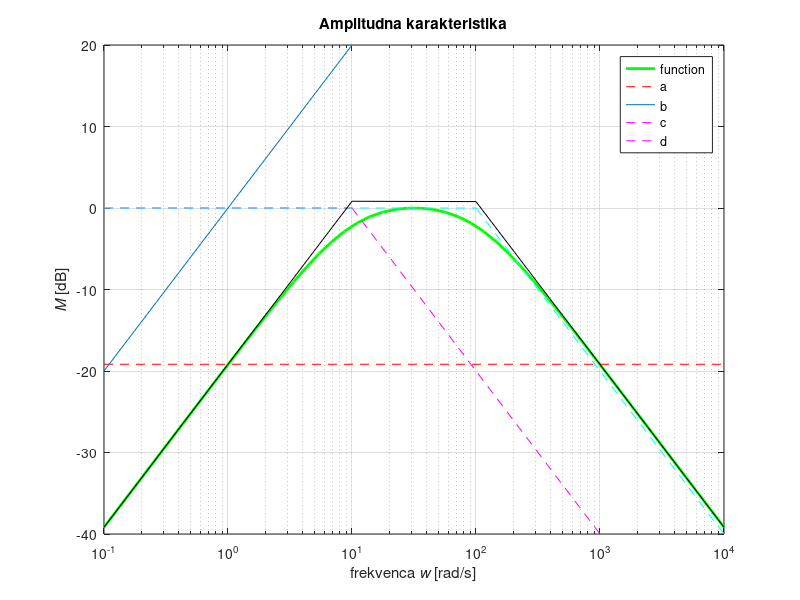
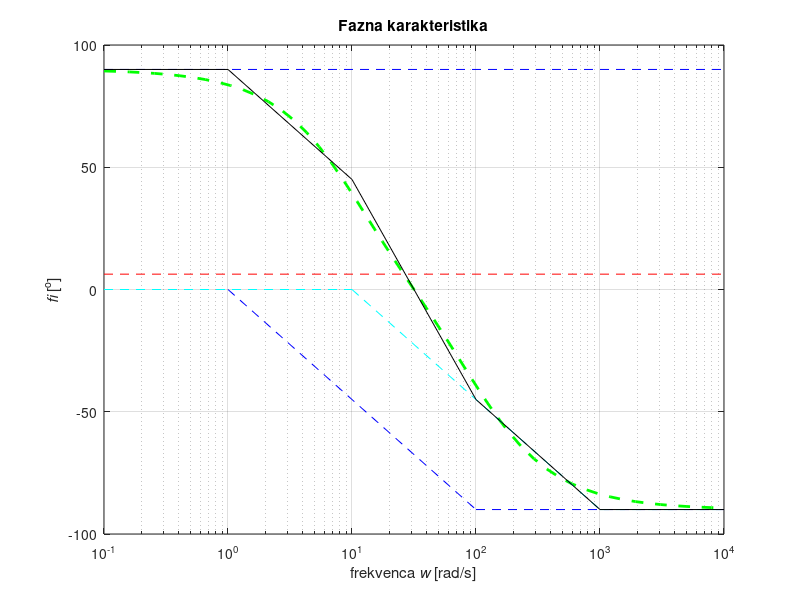

Write MATLAB code to recreate these figures, in order.
#primer z knjige Signali in Sistemi
#Primer 6.7, stran: 256!
#            110s
# H(s) = ------------------- 
#          s^2 + 110*s + 1000
 
close all; clear all; clc;
#BODE  2 order
#Nastavitve 
  %w od kje do kje risat
  w = logspace(-1,4);
  r_zac = 1e-1;
  r_kon = 1e4; 
  mag_low = -40;
  mag_high = 20;
  #zapisemo ulomek
  num = [110 0];
  den = [1 110 1000];
#naredimo system matriko
sys = tf(num, den);
#pretvori v bode
[mag, phase] = bode(sys, w);
dbmag = 20*log10(mag);

#apsimthote
a = 0.11;
b = 1;
c = 10;
d = 100;

 poli = [r_zac, 1,  10, 100, r_kon]
#Oznacimo zacetek in konec
razpone = [r_zac r_kon];

fig1 = figure(1);
set(fig1,'Units','centimeters','Position',[5 2 20 18]);

 semilogx(w, dbmag, 'g', 'LineWidth', 2); hold on;
 #AAAAA
 a_log = 20*log10(a);
 semilogx(razpone, [a_log a_log], 'r--');
 
 #BBBBBBBB
 semilogx([r_zac 1e1], [-20 20]);

 
 #CCCCCCCCCCCc
  semilogx([r_zac poli(3)], [0 0], 'm--', [poli(3) 1e3], [0, -40], 'm--')
 
 #DDDDDDDDDDD
 semilogx([r_zac poli(4)], [0 0], 'c--', [poli(4) 1e4], [0, -40], 'c--')


 ##SKUPAJ
 a_z =  20*log10(a)
 b_z =  20*log10(poli./b) 
 c_z = -20*log10(sqrt(1+(poli./c).^2))
 d_z = -20*log10(sqrt(1+(poli./d).^2))
 for i=1:length(poli)
  if(abs(b_z(i)) < 3.5)
    b_z(i) = 0;
  endif
  
  if(abs(c_z(i)) < 3.5)
    c_z(i) = 0;
  endif
  
  if(abs(d_z(i)) < 3.5)
    d_z(i) = 0;
  endif
 endfor
a_z
b_z
c_z
d_z
 z = a_z + b_z + c_z + d_z

 for i = 1:length(poli)-1
  semilogx([poli(i) poli(i+1)], [z(i), z(i+1)] , 'k'  )
 endfor
 axis([ razpone mag_low mag_high])
 xlabel('frekvenca {\itw} [rad/s]'); ylabel('{\itM} [dB]');
 legend("function", "a", "b", "c", "d");
 grid on; title('Amplitudna karakteristika');
 pause(1);
 
 
 #############################PHASE########################

 
fig1 = figure(2);
set(fig1,'Units','centimeters','Position',[5 2 20 18]);

 semilogx(w, phase, 'g--', 'LineWidth', 2); hold on;
 #AAAAA
 a_draw = atand(a)
 semilogx(razpone, [a_draw a_draw], 'r--');
 
 #BBBBBBBB
  #tle je treba se za zacetek narest
 
 semilogx([r_zac r_kon], [90 90], 'b--');
 

 
% #CCCCCCCCCCCc
  c_draw = -atand(c)
  semilogx([r_zac poli(3)/10], [0 0], 'b--', [poli(3)/10 poli(3)*10], [0 -90], 'b--', [poli(3)*10 r_kon], [-90 -90], 'b--');

% #DDDDDDDDDDD
 semilogx([r_zac poli(4)/10], [0 0], 'c--', [poli(4)/10 poli(4)*10], [0 -90], 'c--', [poli(4)*10 r_kon], [-90 -90], 'c--');


% ##SKUPAJ
 a_z =  0
 b_z =  90
 c_z = -atand(poli./c)
 d_z = -atand(poli./d)
 
 for i=1:length(poli)
  if(abs(c_z(i)) < 3.5)
    c_z(i) = 0;
  endif
  
  
  if(abs(d_z(i)) < 3.5)
    d_z(i) = 0;
  endif
 endfor

 z = a_z + b_z + c_z + d_z

  semilogx([poli(1) poli(2)], [z(1) z(1)] , 'k');
  semilogx([poli(2) poli(3)], [z(1)  45 ] , 'k');
  semilogx([poli(3) poli(3)*10], [45  -45 ] , 'k')
  semilogx([poli(3)*10 poli(3)*100], [-45  -90 ] , 'k')
  semilogx([poli(3)*100 r_kon], [-90 -90], 'k')
 axis([ razpone -100 100])
 xlabel('frekvenca {\itw} [rad/s]'); ylabel('{\itfi} [^o]');
 grid on; title('Fazna karakteristika') 
 pause(2);
